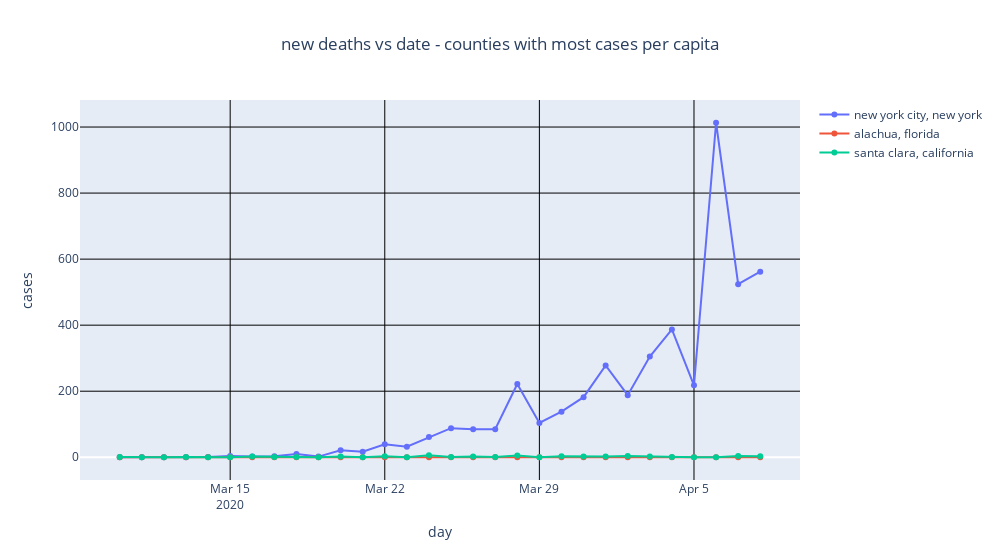

The notebook cell saved with this chart:
### Code cell
#
# new deaths per day
GRAPH_TITLE="new deaths vs date - counties with most cases per capita"
graph_list=[]
for county,state in cs_list:
    indices=(nytplot_df.county==county) & (nytplot_df.state==state)
    tmp_df = nytplot_df[indices]
    graph_list.append(go.Scatter(name=f"{county}, {state}",
                               x=tmp_df['tstamp'],
                               y=tmp_df['ddeaths'],
                               mode='lines+markers'
                               ))
x_axis=dict(
    showgrid=True,
    title='day')
y_axis=dict(
    showgrid=True,
    title='cases')

layout=go.Layout(
    title={
        'text':GRAPH_TITLE,
        'x':0.5  # center
    },
    xaxis=x_axis,
    #yaxis_type="log",
    yaxis=y_axis,
    width=1000,
    showlegend=True
)
fig = go.Figure( data=graph_list, layout=layout)
fig.update_yaxes(gridcolor='black')
fig.update_xaxes(gridcolor='black')
fig.show()

### Figure 1 — Plotly figure (JSON) as saved in the notebook; plotly's stock layout.template omitted (floating-point values rounded to 4 significant figures)
{"data": [{"mode": "lines+markers", "name": "new york city, new york", "type": "scatter", "x": ["2020-03-10T00:00:00", "2020-03-11T00:00:00", "2020-03-12T00:00:00", "2020-03-13T00:00:00", "2020-03-14T00:00:00", "2020-03-15T00:00:00", "2020-03-16T00:00:00", "2020-03-17T00:00:00", "2020-03-18T00:00:00", "2020-03-19T00:00:00", "2020-03-20T00:00:00", "2020-03-21T00:00:00", "2020-03-22T00:00:00", "2020-03-23T00:00:00", "2020-03-24T00:00:00", "2020-03-25T00:00:00", "2020-03-26T00:00:00", "2020-03-27T00:00:00", "2020-03-28T00:00:00", "2020-03-29T00:00:00", "2020-03-30T00:00:00", "2020-03-31T00:00:00", "2020-04-01T00:00:00", "2020-04-02T00:00:00", "2020-04-03T00:00:00", "2020-04-04T00:00:00", "2020-04-05T00:00:00", "2020-04-06T00:00:00", "2020-04-07T00:00:00", "2020-04-08T00:00:00"], "y": [0, 0, 0, 0, 1, 4, 2, 3, 10, 2, 21, 17, 39, 32, 61, 88, 85, 85, 222, 104, 138, 182, 278, 188, 305, 387, 218, 1013, 524, 562]}, {"mode": "lines+markers", "name": "alachua, florida", "type": "scatter", "x": ["2020-03-10T00:00:00", "2020-03-11T00:00:00", "2020-03-12T00:00:00", "2020-03-13T00:00:00", "2020-03-14T00:00:00", "2020-03-15T00:00:00", "2020-03-16T00:00:00", "2020-03-17T00:00:00", "2020-03-18T00:00:00", "2020-03-19T00:00:00", "2020-03-20T00:00:00", "2020-03-21T00:00:00", "2020-03-22T00:00:00", "2020-03-23T00:00:00", "2020-03-24T00:00:00", "2020-03-25T00:00:00", "2020-03-26T00:00:00", "2020-03-27T00:00:00", "2020-03-28T00:00:00", "2020-03-29T00:00:00", "2020-03-30T00:00:00", "2020-03-31T00:00:00", "2020-04-01T00:00:00", "2020-04-02T00:00:00", "2020-04-03T00:00:00", "2020-04-04T00:00:00", "2020-04-05T00:00:00", "2020-04-06T00:00:00", "2020-04-07T00:00:00", "2020-04-08T00:00:00"], "y": [0, 0, 0, 0, 0, 0, 0, 0, 0, 0, 0, 0, 0, 0, 0, 0, 0, 0, 0, 0, 0, 0, 0, 0, 0, 0, 0, 0, 0, 0]}, {"mode": "lines+markers", "name": "santa clara, california", "type": "scatter", "x": ["2020-03-10T00:00:00", "2020-03-11T00:00:00", "2020-03-12T00:00:00", "2020-03-13T00:00:00", "2020-03-14T00:00:00", "2020-03-15T00:00:00", "2020-03-16T00:00:00", "2020-03-17T00:00:00", "2020-03-18T00:00:00", "2020-03-19T00:00:00", "2020-03-20T00:00:00", "2020-03-21T00:00:00", "2020-03-22T00:00:00", "2020-03-23T00:00:00", "2020-03-24T00:00:00", "2020-03-25T00:00:00", "2020-03-26T00:00:00", "2020-03-27T00:00:00", "2020-03-28T00:00:00", "2020-03-29T00:00:00", "2020-03-30T00:00:00", "2020-03-31T00:00:00", "2020-04-01T00:00:00", "2020-04-02T00:00:00", "2020-04-03T00:00:00", "2020-04-04T00:00:00", "2020-04-05T00:00:00", "2020-04-06T00:00:00", "2020-04-07T00:00:00", "2020-04-08T00:00:00"], "y": [1, 0, 0, 1, 0, 0, 2, 1, 1, 0, 2, 0, 3, 0, 6, 1, 2, 1, 5, 0, 3, 2, 2, 4, 2, 1, 0, 0, 4, 3]}], "layout": {"showlegend": true, "title": {"text": "new deaths vs date - counties with most cases per capita", "x": 0.5}, "width": 1000, "xaxis": {"gridcolor": "black", "showgrid": true, "title": {"text": "day"}}, "yaxis": {"gridcolor": "black", "showgrid": true, "title": {"text": "cases"}}}}
